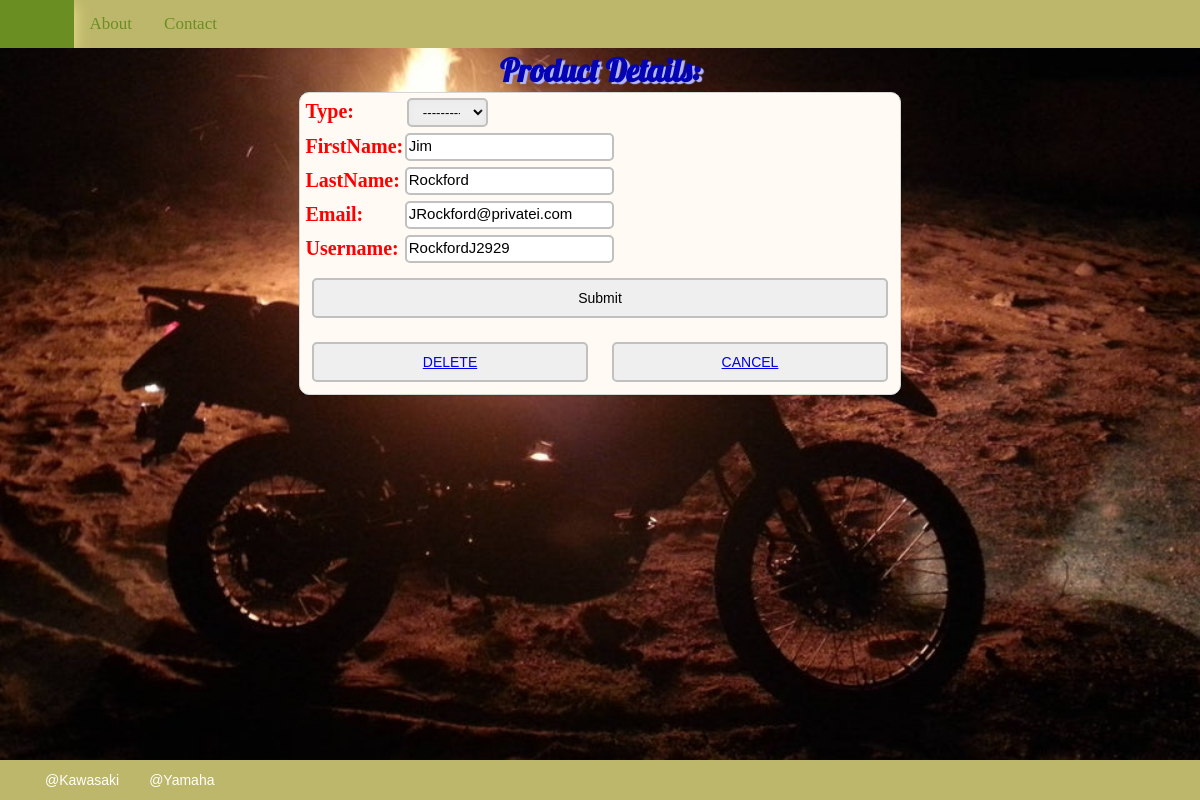
Screenshot of /2/details/ with the database file from the repository.
### profiles/models.py (models this page shows, shortened)
class Profiles(models.Model):
    Type = models.CharField(max_length=60, null=False, blank=True, choices=TYPE_PREFIX)
    FirstName = models.CharField(max_length=60, default="", blank=True, null=False)
    LastName = models.CharField(max_length=60, default="", blank=True, null=False)
    Email = models.CharField(max_length=120, default="", blank=True, null=False)
    Username = models.CharField(max_length=100, default="", blank=True, null=False)
    objects = models.Manager()

### profiles/views.py (the view)
# urls.py: path('<int:pk>/details/', views.details, name="details"),
def details(request, pk):
    pk = int(pk)
    item = get_object_or_404(Profiles, pk=pk)
    form = ProfileForm(data=request.POST or None, instance=item)
    if request.method == 'POST':
        if form.is_valid():
            form2 = form.save(commit=False)
            form2.save()
            return redirect('admin_contacts')
        else:
            print(form.errors)
    else:
        return render(request, 'profiles/present_profiles.html', {'form': form})

### profiles/forms.py
class ProfileForm(ModelForm):
    class Meta:
        model = Profiles
        fields = '__all__'

### profiles/templates/profiles/present_profiles.html (shortened to what this page needs)
{% extends "base.html" %}
{% block header%}Product Details:{% endblock %}
{% block content %}
<div class="admin_panel">
    <form name="ProfileForm" method="POST" action="../details/">
        <table>
            {{ form.as_table }}
        </table>
        <div class="frmBtn_container">
            <input type="Submit">
            <div class="frmBtn_container">
                <button class="btn"><a href="../{{ form.pk }}delete/">DELETE</a></button>
                <button class="btn"><a href="{% url 'admin_contacts' %}">CANCEL</a></button>
            </div>
        </div>
    </form>
</div>
{% endblock %}

### resources/css/myLayout.css (style rules this page uses)
* { margin: 0; }
html { background-color: lightblue; }
body { position: relative; overflow: hidden; }
html, body { height: 100%; margin: 0; padding: 0; }
.admin_panel { margin: 0 auto; width: 50%; height: 80%; background-color: #fffaf4; border: 1px solid #d6d6d6; box-shadow: 0 1px 2px rgba(0,0,0,0.15); transition: all 0.3s ease-in-out; border-radius: 10px; transition: 0.3s; }
.frmBtn_container { display: flex; flex-wrap: wrap; align-items: center; width: 100%; }
.btn { flex-grow: 2; justify-content: center; text-align: center; display: inline-block; width: 150px; margin: 2% 2% 2% 2%; color: black; padding: 10px 0px; text-decoration: none; font-size: 14px; -webkit-transition-duration: 0.4s; transition-duration: 0.4s; cursor: pointer; border: 2px solid silver; border-radius: 5px; }
input[type="submit"] { flex-grow: 1; width: 10%; justify-content: center; text-align: center; display: inline-block; margin: 2% 2% 2% 2%; color: black; padding: 9px 0px 9px 0px; text-decoration: none; font-size: 14px; -webkit-transition-duration: 0.4s; transition-duration: 0.4s; cursor: pointer; border: 2px solid silver; border-radius: 5px; }
select { padding: 4px 10px; width: 40%; display: inline-block; margin: 1% 0% 0 1%; border: 2px solid silver; border-radius: 5px; box-shadow: 0 0 10px #E8E8E8 inset; }
input, textarea { width: 100%; margin: 1% 0 0 0; padding: 1% 0 2% 1%; line-height: 18px; font-size: 15px; border-radius: 5px; border: 2px solid silver; }
label { display: inline-block; width: 95%; text-align: left; margin: 1% 0 0 0; color: Red; line-height: 18px; font-size: 20px; }
.bg_img { background-color: darkkhaki; background-image: url('/static/images/fireklr.png'); background-size: cover; background-attachment:fixed; background-position: center; position: relative; -webkit-background-size: cover; -moz-background-size: cover; -o-background-size: cover; background-size: cover; }

### rows the page displays
Profiles: Type "---------", FirstName "Jim", LastName "Rockford", Email "JRockford@privatei.com", Username "RockfordJ2929"
